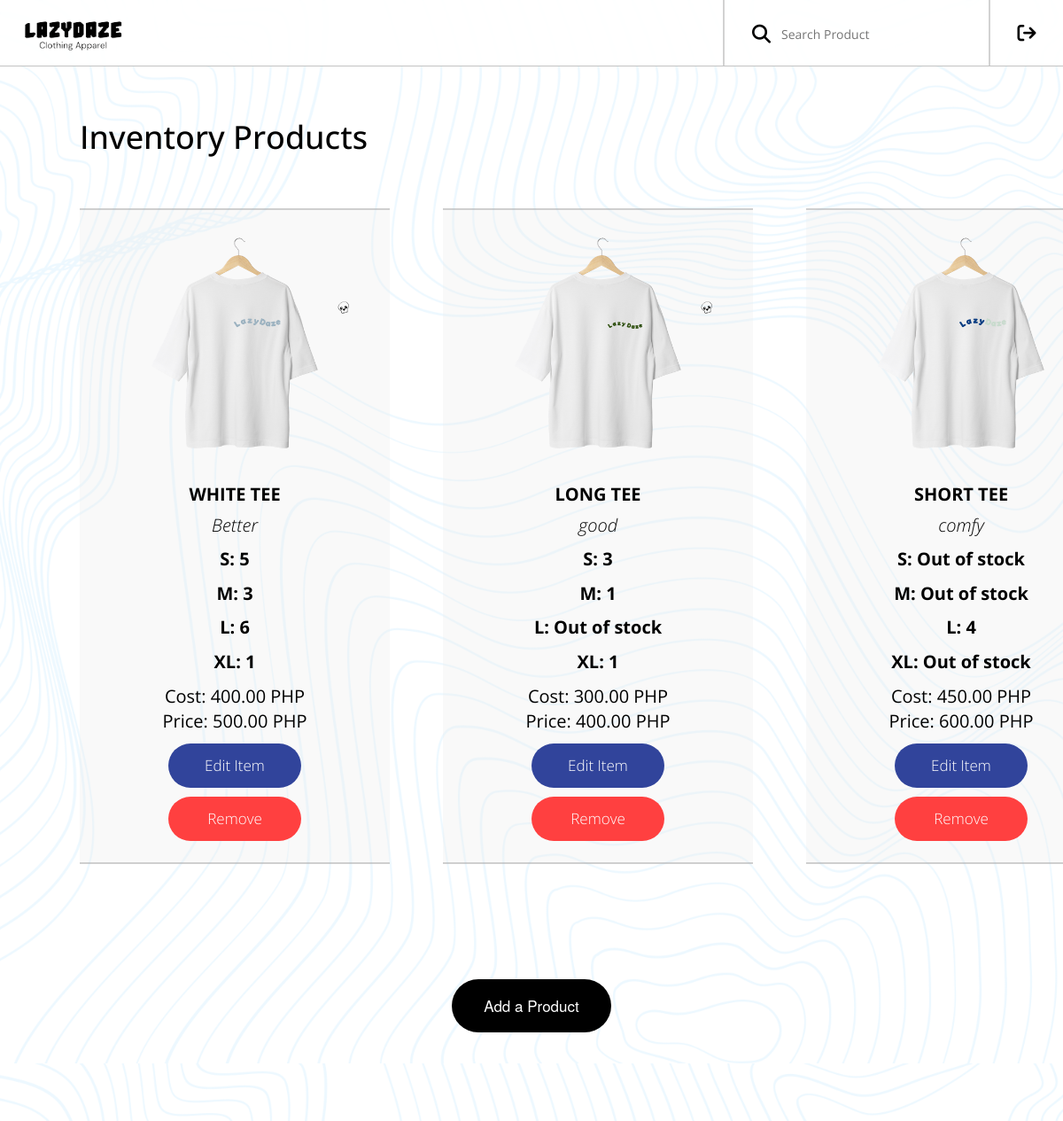
The page /inventory.php on the database its author committed.
### tables this page shows
CREATE TABLE `manageprod` (
  `ProductID` int(200) NOT NULL,
  `Product_Name` varchar(255) NOT NULL,
  `Description` varchar(100) NOT NULL,
  `Quantity_Small` int(30) NOT NULL,
  `Quantity_Medium` int(30) NOT NULL,
  `Quantity_Large` int(30) NOT NULL,
  `Quantity_XL` int(30) NOT NULL,
  `Prod_Cost` int(200) NOT NULL,
  `Price` int(200) NOT NULL,
  `img` varchar(200) NOT NULL
);

### inventory.php (the view, shortened to what this page needs)
<?php
include('connect.php');
$sql = "SELECT * FROM manageprod";
$result = mysqli_query($conn, $sql);
?>
<html lang="en">
<head>
    <link rel="stylesheet" href="https://maxcdn.bootstrapcdn.com/bootstrap/3.4.1/css/bootstrap.min.css">
    <link href="./inventory.css" rel="stylesheet" type="text/css"/>
    <link rel="stylesheet" href="https://cdnjs.cloudflare.com/ajax/libs/font-awesome/6.5.1/css/all.min.css" />
</head>
<body>
<div class="bg">
  <div class="topnav">
    <a href="admin_mainpage.php">
      <img align = "left" class = "ld-icon" src="LDAssets/lz logo.png" alt="LazyDaze">
    </a>
    <div class="nav-h-layout">
      <div class="nav-icon">
        <a href="./homepage.php">
        </a>
      </div>
      <div class="nav-line"></div>
      <div class="nav-search">
        <form class="search-form" method="get">
        <button class="search-btn" type="submit"><i class="fa-solid fa-magnifying-glass fa-xl"></i></button>
        <input type="text" class="search-input" id="searchInput" name="search" value="<?php echo isset($_GET['search']) ? htmlspecialchars($_GET['search']) : ''; ?>" placeholder="Search Product">
        </form>
      </div>
      <div class="nav-line"></div>
    </div>
    </div>
        <div class="container">
            <h1>Inventory Products</h1>
            <div class="items-wrapper">
                <?php while ($row = mysqli_fetch_assoc($result)) { ?>
                    <div class="item">
                        <img class="item-image" src="<?php echo $row['img']; ?>" alt="<?php echo $row['Product_Name']; ?>">
                        <div class="item-details">
                        <h3 class="item-title"><?php echo $row['Product_Name']; ?></h3>
                        <div class="item-desc"><?php echo $row['Description']; ?></div>
                        <?php if ($row['Quantity_Small'] == 0) { ?>
                            <div class="item-quantity">S: Out of stock</div>
                        <?php } else { ?>
                            <div class="item-quantity">S: <?php echo $row['Quantity_Small']; ?></div>
                        <?php } ?>
                        <?php if ($row['Quantity_Medium'] == 0) { ?>
                            <div class="item-quantity">M: Out of stock</div>
                        <?php } else { ?>
                            <div class="item-quantity">M: <?php echo $row['Quantity_Medium']; ?></div>
                        <?php } ?>
                        <?php if ($row['Quantity_Large'] == 0) { ?>
                            <div class="item-quantity">L: Out of stock</div>
                        <?php } else { ?>
                            <div class="item-quantity">L: <?php echo $row['Quantity_Large']; ?></div>
                        <?php } ?>
                        <?php if ($row['Quantity_XL'] == 0) { ?>
                            <div class="item-quantity">XL: Out of stock</div>
                        <?php } else { ?>
                            <div class="item-quantity">XL: <?php echo $row['Quantity_XL']; ?></div>
                        <?php } ?>
                        <div class="item-cost">Cost: <?php echo number_format($row['Prod_Cost'], 2, '.', ','); ?> PHP</div>
                        <div class="item-price">Price: <?php echo number_format($row['Price'], 2, '.', ','); ?> PHP</div>
                        </div>
                        <a href="editprod.php?product_id=<?php echo $row['ProductID']; ?>">
                            <button class="edit-btn" type="submit" name="submit" value="check">Edit Item</button>
                        </a>
                        <form method="post" action="removeprod.php" onsubmit="return confirm('Are you sure you want to remove this item?');">
                            <button type="submit" class="rm-btn" name="action" value="remove">Remove</button>
                        </form>
                    </div>
                <?php } ?>
            </div>
        </div>
        <div class="add-btn-container">
            <form id="prod" method="post" action="addprod.php">
                <button type="submit" class="add-btn" name="submit" value="add">Add a Product</button>
            </form>
        </div>
    </div>
</body>
</html>

### inventory.css (style rules this page uses)
body { animation: appear 0.5s; background-color: white; color: black; overflow-x: hidden; }
a { text-decoration: none; color: white; }
.bg { background-image: linear-gradient(rgba(255, 255, 255, 0.910), rgba(255, 255, 255, 0.910)), url("./LDAssets/typo\ bg.png"); background-color: white; height: 100%; background-size: 100%; position: relative; z-index: 1; overflow-x: hidden; }
.topnav { overflow: hidden; background-color: rgba(255, 255, 255, 0.829); backdrop-filter: blur(3px); position: sticky; top: 0px; z-index: 10; border-bottom: 1px solid rgba(136, 136, 136, 0.5); }
.topnav a { float: left; margin-left: 5px; color: black; text-align: center; padding: 14px 16px; text-decoration: none; transition-duration: 0.3s; }
.ld-icon { width: 70%; margin: 0px; }
.nav-h-layout { flex-direction: row-reverse; align-items: center; display: flex; }
.nav-icon { text-decoration: none; margin: auto 14.5px auto 10px; }
.nav-search { margin-top: 23px; margin-right: 35.5px; padding-left: 25px; text-decoration: none; height: 50px; }
.nav-line { margin-top: -2px; height: 76px; border-left: 2.5px solid rgba(166, 166, 166, 0.5); }
.search-btn { background-color: rgba(255, 255, 255, 0); border: none; cursor: pointer; }
.search-input { font-family: 'Open Sans', sans-serif; border-top: 0; border-right: 0; border-left: 0; border-bottom: 1px solid rgba(255, 255, 255, 0); background-color: transparent; outline: none; margin-top: 4px; width: 200px; }
.container { display: flex; flex-direction: column; width: 100%; margin-top: 40px; padding-left: 7.5%; font-family: 'Open Sans', sans-serif; }
.item { padding-top: 10px; padding-bottom: 10px; border-top: 2px solid rgba(166, 166, 166, 0.5); border-bottom: 2px solid rgba(166, 166, 166, 0.5); background-color: rgba(233, 233, 233, 0.288); }
.items-wrapper { display: grid; padding-top: 50px; padding-bottom: 80px; align-items: center; grid-auto-columns: 1fr; grid-column-gap: 60px; grid-row-gap: 50px; grid-template-columns: 350px 350px 350px 350px; grid-template-rows: auto auto; }
.item-image { width: 80%; display: block; margin-bottom: 20px; margin-left: auto; margin-right: auto; object-fit: cover; text-align: center; }
.item-title { width: 350px; font-size: 20px; font-weight: 700; text-align: center; text-transform: uppercase; overflow-wrap: anywhere; }
.item-details { margin-bottom: 10px; font-size: 20px; text-align: center; }
.item-desc { margin-bottom: 10px; font-size: 20px; font-weight: 200; font-style: italic; text-align: center; overflow-wrap: anywhere; }
.item-quantity { margin-bottom: 10px; font-size: 20px; font-weight: 700; text-align: center; }
.edit-btn { width: 150px; height: 50px; display: block; margin: auto; margin-bottom: 10px; padding-top: 12px; padding-right: 25px; padding-bottom: 12px; padding-left: 25px; background: #31449b; color: white; border: 0; border-radius: 30px; font-size: 17px; font-weight: 100; transition-duration: .4s; }
.rm-btn { width: 150px; height: 50px; display: block; margin: auto; padding-top: 12px; padding-right: 25px; padding-bottom: 12px; padding-left: 25px; background: #ff4040; color: white; border: 0; border-radius: 30px; font-size: 17px; font-weight: 100; transition-duration: .4s; }
.add-btn-container { display: block; margin: auto; margin-bottom: 100px; width: 50%; height: 60px; }
.add-btn { width: 30%; height: 100%; display: block; margin: auto; padding-top: 12px; padding-right: 25px; padding-bottom: 12px; padding-left: 25px; background: black; color: white; border: 0; border-radius: 40px; font-size: 17px; font-weight: 100; transition-duration: .4s; }

### rows shown on the page
manageprod: img (picture), Product_Name "WHITE TEE", Description "Better", Quantity_Small "5", Quantity_Medium "3", Quantity_Large "6", Quantity_XL "1", Prod_Cost "400.00", Price "500.00"
manageprod: img (picture), Product_Name "LONG TEE", Description "good", Quantity_Small "3", Quantity_Medium "1", Quantity_Large "L: Out of stock", Quantity_XL "1", Prod_Cost "300.00", Price "400.00"
manageprod: img (picture), Product_Name "SHORT TEE", Description "comfy", Quantity_Small "S: Out of stock", Quantity_Medium "M: Out of stock", Quantity_Large "4", Quantity_XL "XL: Out of stock", Prod_Cost "450.00", Price "600.00"
